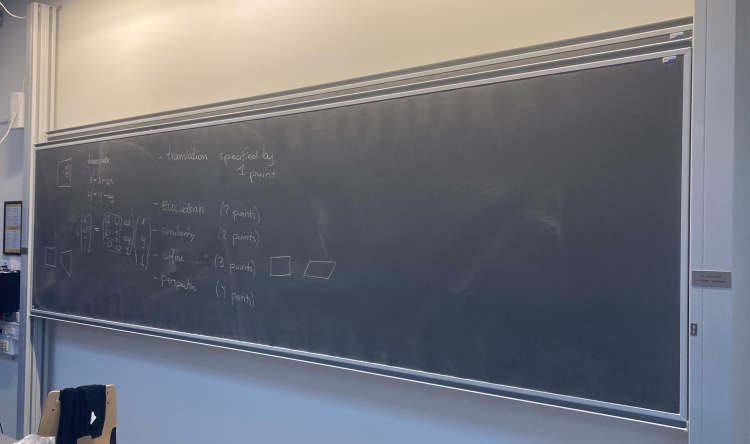
#> input picture LSDP/Lecture6/input/blackboard_red.jpg, 1500 x 887 px (shown at 1/2 size)
$ python ex12_correct_perspective.py
#> lines starting #> are read from the running program, lines starting #| are printed output that depends on the picture; after the words box and inside, x2 and y2 are one past the last pixel; in counts of white or black regions, pixels touching at a corner belong together
import cv2
import numpy as np


def main():
    filename = "../input/blackboard_red.jpg"
    # The location of the blackboard corners was determined in gimp
    # Upper left, upper right, lower right, lower left
    blackboard_corners = np.array([[66, 287], [1386, 71], [1377, 861], [56, 632]])
    output_width = 2000
    output_height = 500
    corrected_image_corners = np.array(
        [[0, 0], [output_width, 0], [output_width, output_height], [0, output_height]]
    )

    img = cv2.imread(filename)
#> img is the input picture: shape (887, 1500, 3); mean B, G, R 121.5, 114.3, 112.7
    img_for_annotation = img.copy()

    # Check that the points are placed correctly in the
    # image.
    for idx in range(4):
        cv2.circle(
            img_for_annotation, tuple(blackboard_corners[idx, :]), 10, (255, 0, 0), 2
        )
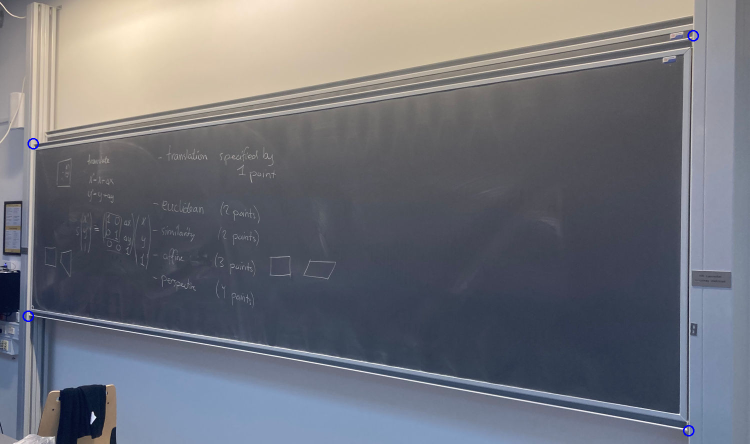
#> img_for_annotation: shape (887, 1500, 3) (shown at 1/2 size); 0.06% of pixels changed, all inside (x1, y1, x2, y2) = (45, 60, 1398, 873)
    cv2.imshow("img", img_for_annotation)
    cv2.waitKey(-1)

    # Determine perspective transform
    ret, mask = cv2.findHomography(blackboard_corners, corrected_image_corners)
#> ret = [[3.76, 0.109, -279.7], [0.259, 1.58, -471.8], [0.00106, 4.52e-05, 1]]; mask = [1, 1, 1, 1]
    print(ret)
#| [[ 3.76361347e+00  1.09090245e-01 -2.79707389e+02]
#|  [ 2.59231453e-01  1.58419221e+00 -4.71772441e+02]
#|  [ 1.05988114e-03  4.51814134e-05  1.00000000e+00]]
    warped_image = cv2.warpPerspective(img, ret, (output_width, output_height))
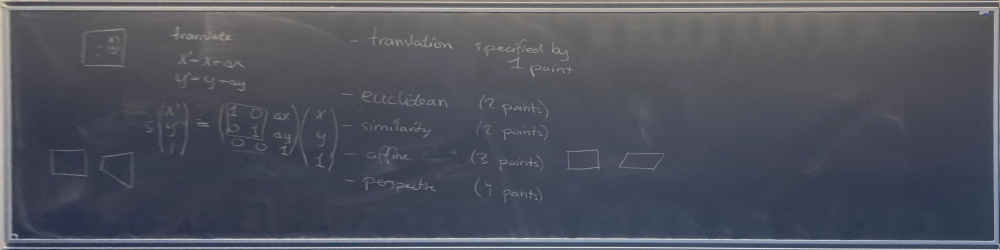
#> warped_image: shape (500, 2000, 3) (shown at 1/2 size); mean B, G, R 93.6, 83.4, 80.6

    cv2.imwrite("../output/ex12_corrected_perspective.jpg", warped_image)


main()
